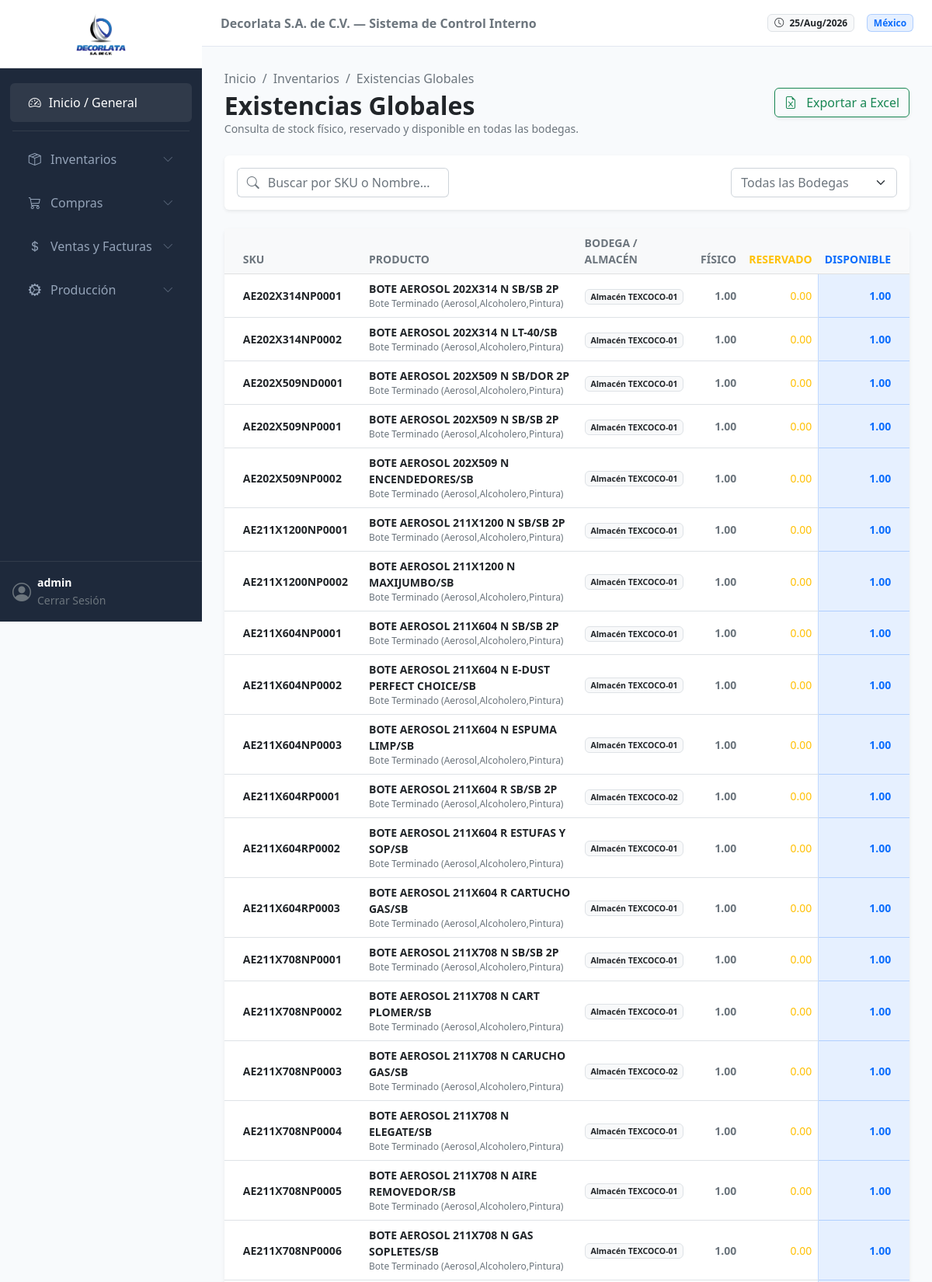
The page /inventario/existencias/ (signed in, upper part) on the database its author committed.
### inventario/models.py (models this page shows, shortened)
class Stock(models.Model):
    producto = models.ForeignKey(Producto, on_delete=models.CASCADE)
    bodega = models.ForeignKey(Bodega, on_delete=models.PROTECT)
    cantidad = models.DecimalField(
        max_digits=18, decimal_places=6, default=Decimal('0.000000'), validators=[MinValueValidator(Decimal('0.000000'))]
    )
    cantidad_reservada = models.DecimalField(
        max_digits=18, decimal_places=6, default=Decimal('0.000000'),
        help_text="Stock apartado para Órdenes de Producción o Pedidos de Venta"
    )
    ubicacion_especifica = models.CharField(max_length=50, blank=True, null=True, help_text="Ej: Pasillo A, Estante 4")
    stock_minimo = models.DecimalField(max_digits=18, decimal_places=6, default=Decimal('0.000000'), help_text="Alerta de stock mínimo")
    fecha_ultima_actualizacion = models.DateTimeField(auto_now=True)
    class Meta:
        verbose_name = "Existencia (Stock)"
        verbose_name_plural = "Existencias por Ubicación"
        unique_together = ('producto', 'bodega')
    @property
    def cantidad_disponible(self):
        return self.cantidad - self.cantidad_reservada

class Producto(models.Model):
    MATERIA_PRIMA = 'MP'
    COMPONENTE = 'CP'
    PRODUCTO_TERMINADO = 'PT'
    HOJALATA = 'HL'
    HOJA_LITOGRAFIADA = 'LL'
    PLANTILLA = 'CC'
    TIPO_PRODUCTO_CHOICES = [
        (MATERIA_PRIMA, 'Materia Prima (Materiales de Empaque/Cobre/Bzniz)'),
        (COMPONENTE, 'Componente (Conos/Fondos/Boq./Válvulas)'),
        (PRODUCTO_TERMINADO, 'Bote Terminado (Aerosol,Alcoholero,Pintura)'),
        (HOJALATA, 'Hojalata Plain'),
        (HOJA_LITOGRAFIADA, 'Litografiada / Barnizada'),
        (PLANTILLA, 'Cuerpos Cortados'),
    ]
    nombre = models.CharField(max_length=255)
    sku = models.CharField(max_length=50, unique=True, help_text="Ej: AE-001 (Aerosol) o MP-BAR-EPO (Barniz)")
    descripcion = models.TextField(blank=True, null=True)
    tipo = models.CharField(max_length=2, choices=TIPO_PRODUCTO_CHOICES, default=PRODUCTO_TERMINADO)
    unidad_medida = models.ForeignKey(UnidadMedida, on_delete=models.PROTECT, help_text="Ej: Pza, Kg")
    moneda_base_costo = models.ForeignKey(
        Moneda, on_delete=models.PROTECT, related_name='productos_costo', help_text="Moneda en la que se rastrea el costo promedio"
    )
    moneda_base_venta = models.ForeignKey(
        Moneda, on_delete=models.PROTECT, related_name='productos_venta', help_text="Moneda de referencia para precios de venta"
    )
    costo_promedio_mxn = models.DecimalField(
        max_digits=18, decimal_places=6, default=Decimal('0.000000'), help_text="Costo promedio unitario en MXN para contabilidad"
    )
    class Meta:
        verbose_name = "Producto"
        verbose_name_plural = "Catálogo de Productos"

class Bodega(models.Model):
    codigo = models.CharField(max_length=20, unique=True)
    nombre = models.CharField(max_length=100)
    descripcion = models.TextField(blank=True, null=True)
    class Meta:
        verbose_name = "Bodega / Almacén"
        verbose_name_plural = "Bodegas / Almacenes"

### inventario/views.py (the view)
# urls.py: path('existencias/', views.existencias_view, name='existencias'),
@login_required
def existencias_view(request):
    existencias = Stock.objects.select_related('producto', 'bodega').all().order_by('producto__sku', 'bodega__nombre')
    query = request.GET.get('q', '').strip()
    bodega_id = request.GET.get('bodega', '').strip()
    if query:
        existencias = existencias.filter(
            Q(producto__sku__icontains=query) | Q(producto__nombre__icontains=query)
        )
    if bodega_id:
        existencias = existencias.filter(bodega_id=bodega_id)
    if request.headers.get('HX-Request'):
        return render(request, 'inventario/partials/_tabla_existencias.html', {'existencias': existencias})
    bodegas = Bodega.objects.all() # Traemos las bodegas reales para el filtro
    return render(request, 'inventario/existencias.html', {
        'existencias': existencias,
        'bodegas': bodegas,
        'query': query
    })

### inventario/templates/inventario/existencias.html (shortened to what this page needs)
{% extends 'general/base.html' %}
{% load static %}
{% block content %}
<div class="d-flex justify-content-between align-items-center mb-4 flex-wrap gap-3">
    <div>
        <nav aria-label="breadcrumb">
            <ol class="breadcrumb mb-1 small">
                <li class="breadcrumb-item"><a href="{% url 'general:dashboard' %}" class="text-decoration-none text-muted">Inicio</a></li>
                <li class="breadcrumb-item"><a href="#" class="text-decoration-none text-muted">Inventarios</a></li>
                <li class="breadcrumb-item active" aria-current="page">Existencias Globales</li>
            </ol>
        </nav>
        <h2 class="fw-bold text-dark mb-0">Existencias Globales</h2>
        <p class="text-muted mb-0 small">Consulta de stock físico, reservado y disponible en todas las bodegas.</p>
    </div>
    <div>
        <button class="btn btn-outline-success shadow-sm" title="Exportar a Excel">
            <i class="bi bi-file-earmark-excel me-2"></i> Exportar a Excel
        </button>
    </div>
</div>
<div class="card border-0 shadow-sm mb-4">
    <div class="card-body p-3">
        <div class="row g-3 align-items-center">
            <div class="col-12 col-md-6 col-lg-4">
                <div class="input-group">
                    <span class="input-group-text bg-white border-end-0 text-muted"><i class="bi bi-search"></i></span>
                    <input type="text"
                        value="{{ query }}"
                        class="form-control border-start-0 ps-0"
                        placeholder="Buscar por SKU o Nombre..."
                        name="q"
                        hx-get="{% url 'inventario:existencias' %}"
                        hx-trigger="keyup changed delay:400ms, search"
                        hx-target="#tabla-existencias-container"
                        hx-indicator="#loading-indicator"
                        hx-include="[name='bodega']">
                </div>
            </div>
            <div class="col-12 col-md-6 col-lg-8 d-flex justify-content-md-end gap-2">
                <select class="form-select w-auto text-muted small" name="bodega"
                        hx-get="{% url 'inventario:existencias' %}"
                        hx-trigger="change"
                        hx-target="#tabla-existencias-container"
                        hx-include="[name='q']">
                    <option value="">Todas las Bodegas</option>
                </select>
            </div>
        </div>
    </div>
</div>
<div id="tabla-existencias-container">
    {% include 'inventario/partials/_tabla_existencias.html' %}
</div>
{% endblock %}

### general/templates/general/base.html (shortened to what this page needs)
{% load static %}
<!DOCTYPE html>
<html lang="es">
<head>
    <link href="https://cdn.jsdelivr.net/npm/bootstrap@5.2.3/dist/css/bootstrap.min.css" rel="stylesheet">
    <link rel="stylesheet" href="https://cdn.jsdelivr.net/npm/bootstrap-icons@1.10.5/font/bootstrap-icons.css">
</head>
<body hx-headers='{"X-CSRFToken": "{{ csrf_token }}"}'>
    <nav class="sidebar d-flex flex-column" id="sidebarMenu">
        <div class="p-3 text-center border-bottom border-secondary border-opacity-25 bg-white">
            <img src="{% static 'general/img/logo_decorlata.png' %}" alt="Decorlata" class="img-fluid" style="max-height: 55px; width: auto;">
        </div>
        <div class="nav flex-column mt-3 flex-grow-1">
            <a href="{% url 'general:dashboard' %}" class="nav-link active">
                <i class="bi bi-speedometer2"></i> Inicio / General
            </a>
            <hr class="text-secondary mx-3 my-2 opacity-25">
            <a href="#submenuInventario" data-bs-toggle="collapse" class="nav-link d-flex justify-content-between align-items-center" aria-expanded="false">
                <span><i class="bi bi-box-seam me-2"></i> Inventarios</span>
                <i class="bi bi-chevron-down small opacity-50"></i>
            </a>
            <a href="#submenuCompras" data-bs-toggle="collapse" class="nav-link d-flex justify-content-between align-items-center" aria-expanded="false">
                <span><i class="bi bi-cart3 me-2"></i> Compras</span>
                <i class="bi bi-chevron-down small opacity-50"></i>
            </a>
            <a href="#submenuVentas" data-bs-toggle="collapse" class="nav-link d-flex justify-content-between align-items-center" aria-expanded="false">
                <span><i class="bi bi-currency-dollar me-2"></i> Ventas y Facturas</span>
                <i class="bi bi-chevron-down small opacity-50"></i>
            </a>
            <a href="#submenuProduccion" data-bs-toggle="collapse" class="nav-link d-flex justify-content-between align-items-center" aria-expanded="false">
                <span><i class="bi bi-gear-wide-connected me-2"></i> Producción</span>
                <i class="bi bi-chevron-down small opacity-50"></i>
            </a>
        </div>
        <div class="p-3 border-top border-secondary border-opacity-25">
            <div class="d-flex align-items-center text-white">
                <i class="bi bi-person-circle fs-4 me-2 text-muted"></i>
                <div class="overflow-hidden">
                    <p class="mb-0 small fw-bold text-truncate">{{ user.username }}</p>
                    <a href="/admin/logout/" class="text-decoration-none text-muted small">Cerrar Sesión</a>
                </div>
            </div>
        </div>
    </nav>
    <div class="main-wrapper">
        <header class="top-navbar d-flex align-items-center justify-content-between px-4">
            <div class="d-flex align-items-center gap-3">
                <span class="text-secondary fw-semibold d-none d-lg-inline">Decorlata S.A. de C.V. — Sistema de Control Interno</span>
            </div>
            <div class="ms-auto d-flex align-items-center gap-3">
                <span class="badge bg-light text-dark border"><i class="bi bi-clock me-1"></i> {% now "d/M/Y" %}</span>
                <span class="badge bg-primary bg-opacity-10 text-primary border border-primary border-opacity-25">México</span>
            </div>
        </header>
        <main class="content-container" id="main-content">
            {% block content %}{% endblock %}
        </main>
    </div>
</body>
</html>

### inventario/templates/inventario/partials/_tabla_existencias.html (shortened to what this page needs)
<div class="card border-0 shadow-sm">
    <div class="card-body p-0">
        <div class="table-responsive">
            <table class="table table-hover align-middle mb-0">
                <thead class="table-light text-muted small text-uppercase">
                    <tr>
                        <th class="ps-4">SKU</th>
                        <th>Producto</th>
                        <th>Bodega / Almacén</th>
                        <th class="text-end">Físico</th>
                        <th class="text-end text-warning">Reservado</th>
                        <th class="text-end pe-4 text-primary">Disponible</th>
                    </tr>
                </thead>
                <tbody class="text-secondary small">
                    {% for item in existencias %}
                    <tr>
                        <td class="ps-4 fw-bold text-dark">{{ item.producto.sku }}</td>
                        <td>
                            <div class="d-flex flex-column">
                                <span class="fw-semibold text-dark">{{ item.producto.nombre }}</span>
                                <span class="text-muted" style="font-size: 0.75rem;">{{ item.producto.get_tipo_display }}</span>
                            </div>
                        </td>
                        <td>
                            <span class="badge bg-light text-dark border">{{ item.bodega.nombre }}</span>
                        </td>
                        <td class="text-end fw-semibold">{{ item.cantidad|floatformat:2 }}</td>
                        <td class="text-end text-warning">{{ item.cantidad_reservada|floatformat:2 }}</td>
                        <td class="text-end pe-4 fw-bold bg-primary bg-opacity-10 text-primary border-start border-primary border-opacity-25">
                            {{ item.cantidad_disponible|floatformat:2 }}
                        </td>
                    </tr>
                    {% endfor %}
                </tbody>
            </table>
        </div>
    </div>
</div>

### general/templates/general/base.html (style rules this page uses)
:root { --sidebar-width: 260px; --primary-dark: #1e293b; --bg-light: #f8fafc; }
body { background-color: var(--bg-light); font-family: system-ui, -apple-system, sans-serif; overflow-x: hidden; }
.sidebar { width: var(--sidebar-width); height: 100vh; position: fixed; top: 0; left: 0; background-color: var(--primary-dark); z-index: 1000; transition: all 0.3s; }
.sidebar .nav-link { color: #94a3b8; padding: 0.8rem 1.5rem; display: flex; align-items: center; gap: 10px; border-radius: 0.375rem; margin: 0.2rem 0.8rem; }
.sidebar .nav-link:hover, .sidebar .nav-link.active { color: #fff; background-color: rgba(255, 255, 255, 0.08); }
.main-wrapper { margin-left: var(--sidebar-width); min-height: 100vh; display: flex; flex-direction: column; }
.top-navbar { background-color: #fff; border-bottom: 1px solid #e2e8f0; height: 60px; }
.content-container { padding: 1.8rem; flex-grow: 1; }

### rows shown on the page
Stock: producto.sku "AE202X314NP0001", producto.nombre "BOTE AEROSOL 202X314 N SB/SB 2P", producto.tipo "Bote Terminado (Aerosol,Alcoholero,Pintura)", bodega.nombre "Almacén TEXCOCO-01", cantidad "1.00", cantidad_reservada "0.00", cantidad_disponible "1.00"
Stock: producto.sku "AE202X314NP0002", producto.nombre "BOTE AEROSOL 202X314 N LT-40/SB", producto.tipo "Bote Terminado (Aerosol,Alcoholero,Pintura)", bodega.nombre "Almacén TEXCOCO-01", cantidad "1.00", cantidad_reservada "0.00", cantidad_disponible "1.00"
Stock: producto.sku "AE202X509ND0001", producto.nombre "BOTE AEROSOL 202X509 N SB/DOR 2P", producto.tipo "Bote Terminado (Aerosol,Alcoholero,Pintura)", bodega.nombre "Almacén TEXCOCO-01", cantidad "1.00", cantidad_reservada "0.00", cantidad_disponible "1.00"
Stock: producto.sku "AE202X509NP0001", producto.nombre "BOTE AEROSOL 202X509 N SB/SB 2P", producto.tipo "Bote Terminado (Aerosol,Alcoholero,Pintura)", bodega.nombre "Almacén TEXCOCO-01", cantidad "1.00", cantidad_reservada "0.00", cantidad_disponible "1.00"
Stock: producto.sku "AE202X509NP0002", producto.nombre "BOTE AEROSOL 202X509 N ENCENDEDORES/SB", producto.tipo "Bote Terminado (Aerosol,Alcoholero,Pintura)", bodega.nombre "Almacén TEXCOCO-01", cantidad "1.00", cantidad_reservada "0.00", cantidad_disponible "1.00"
Stock: producto.sku "AE211X1200NP0001", producto.nombre "BOTE AEROSOL 211X1200 N SB/SB 2P", producto.tipo "Bote Terminado (Aerosol,Alcoholero,Pintura)", bodega.nombre "Almacén TEXCOCO-01", cantidad "1.00", cantidad_reservada "0.00", cantidad_disponible "1.00"
Stock: producto.sku "AE211X1200NP0002", producto.nombre "BOTE AEROSOL 211X1200 N MAXIJUMBO/SB", producto.tipo "Bote Terminado (Aerosol,Alcoholero,Pintura)", bodega.nombre "Almacén TEXCOCO-01", cantidad "1.00", cantidad_reservada "0.00", cantidad_disponible "1.00"
Stock: producto.sku "AE211X604NP0001", producto.nombre "BOTE AEROSOL 211X604 N SB/SB 2P", producto.tipo "Bote Terminado (Aerosol,Alcoholero,Pintura)", bodega.nombre "Almacén TEXCOCO-01", cantidad "1.00", cantidad_reservada "0.00", cantidad_disponible "1.00"
Stock: producto.sku "AE211X604NP0002", producto.nombre "BOTE AEROSOL 211X604 N E-DUST PERFECT CHOICE/SB", producto.tipo "Bote Terminado (Aerosol,Alcoholero,Pintura)", bodega.nombre "Almacén TEXCOCO-01", cantidad "1.00", cantidad_reservada "0.00", cantidad_disponible "1.00"
Stock: producto.sku "AE211X604NP0003", producto.nombre "BOTE AEROSOL 211X604 N ESPUMA LIMP/SB", producto.tipo "Bote Terminado (Aerosol,Alcoholero,Pintura)", bodega.nombre "Almacén TEXCOCO-01", cantidad "1.00", cantidad_reservada "0.00", cantidad_disponible "1.00"
Stock: producto.sku "AE211X604RP0001", producto.nombre "BOTE AEROSOL 211X604 R SB/SB 2P", producto.tipo "Bote Terminado (Aerosol,Alcoholero,Pintura)", bodega.nombre "Almacén TEXCOCO-02", cantidad "1.00", cantidad_reservada "0.00", cantidad_disponible "1.00"
Stock: producto.sku "AE211X604RP0002", producto.nombre "BOTE AEROSOL 211X604 R ESTUFAS Y SOP/SB", producto.tipo "Bote Terminado (Aerosol,Alcoholero,Pintura)", bodega.nombre "Almacén TEXCOCO-01", cantidad "1.00", cantidad_reservada "0.00", cantidad_disponible "1.00"
Stock: producto.sku "AE211X604RP0003", producto.nombre "BOTE AEROSOL 211X604 R CARTUCHO GAS/SB", producto.tipo "Bote Terminado (Aerosol,Alcoholero,Pintura)", bodega.nombre "Almacén TEXCOCO-01", cantidad "1.00", cantidad_reservada "0.00", cantidad_disponible "1.00"
Stock: producto.sku "AE211X708NP0001", producto.nombre "BOTE AEROSOL 211X708 N SB/SB 2P", producto.tipo "Bote Terminado (Aerosol,Alcoholero,Pintura)", bodega.nombre "Almacén TEXCOCO-01", cantidad "1.00", cantidad_reservada "0.00", cantidad_disponible "1.00"
Stock: producto.sku "AE211X708NP0002", producto.nombre "BOTE AEROSOL 211X708 N CART PLOMER/SB", producto.tipo "Bote Terminado (Aerosol,Alcoholero,Pintura)", bodega.nombre "Almacén TEXCOCO-01", cantidad "1.00", cantidad_reservada "0.00", cantidad_disponible "1.00"
Stock: producto.sku "AE211X708NP0003", producto.nombre "BOTE AEROSOL 211X708 N CARUCHO GAS/SB", producto.tipo "Bote Terminado (Aerosol,Alcoholero,Pintura)", bodega.nombre "Almacén TEXCOCO-02", cantidad "1.00", cantidad_reservada "0.00", cantidad_disponible "1.00"
Stock: producto.sku "AE211X708NP0004", producto.nombre "BOTE AEROSOL 211X708 N ELEGATE/SB", producto.tipo "Bote Terminado (Aerosol,Alcoholero,Pintura)", bodega.nombre "Almacén TEXCOCO-01", cantidad "1.00", cantidad_reservada "0.00", cantidad_disponible "1.00"
Stock: producto.sku "AE211X708NP0005", producto.nombre "BOTE AEROSOL 211X708 N AIRE REMOVEDOR/SB", producto.tipo "Bote Terminado (Aerosol,Alcoholero,Pintura)", bodega.nombre "Almacén TEXCOCO-01", cantidad "1.00", cantidad_reservada "0.00", cantidad_disponible "1.00"
Stock: producto.sku "AE211X708NP0006", producto.nombre "BOTE AEROSOL 211X708 N GAS SOPLETES/SB", producto.tipo "Bote Terminado (Aerosol,Alcoholero,Pintura)", bodega.nombre "Almacén TEXCOCO-01", cantidad "1.00", cantidad_reservada "0.00", cantidad_disponible "1.00"

### other values the page prints
{{ user.username }} "admin"
